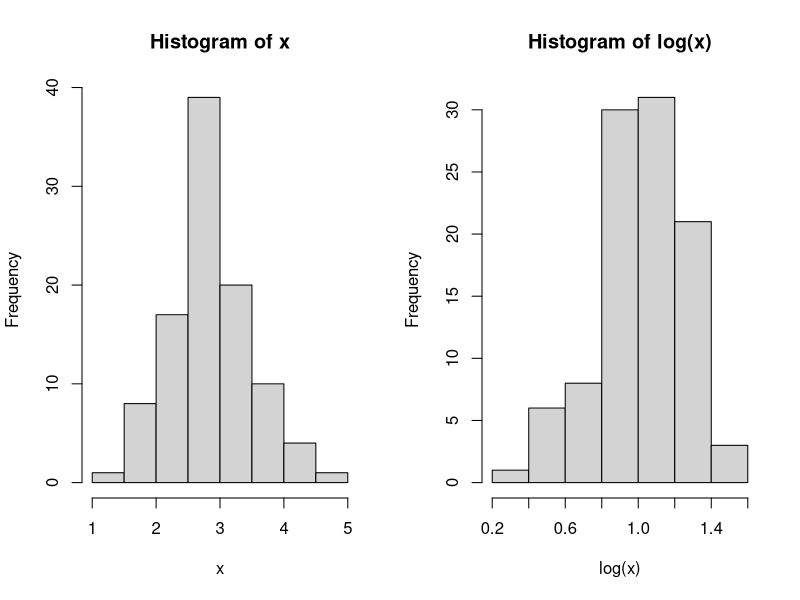

Recreate this plot in R.
## ---- chunk 1
knitr::opts_chunk$set(echo = TRUE)
## ---- chunk 2
x <- rlnorm(100, meanlog = 1, sdlog = .25)
par(mfrow = c(1,2))
hist(x)
hist(log(x))
lx <- log(x)
## ---- chunk 3
mean(x)
## ---- chunk 4
var(x)
## ---- chunk 5
mean(lx)
## ---- chunk 6
var(lx)
